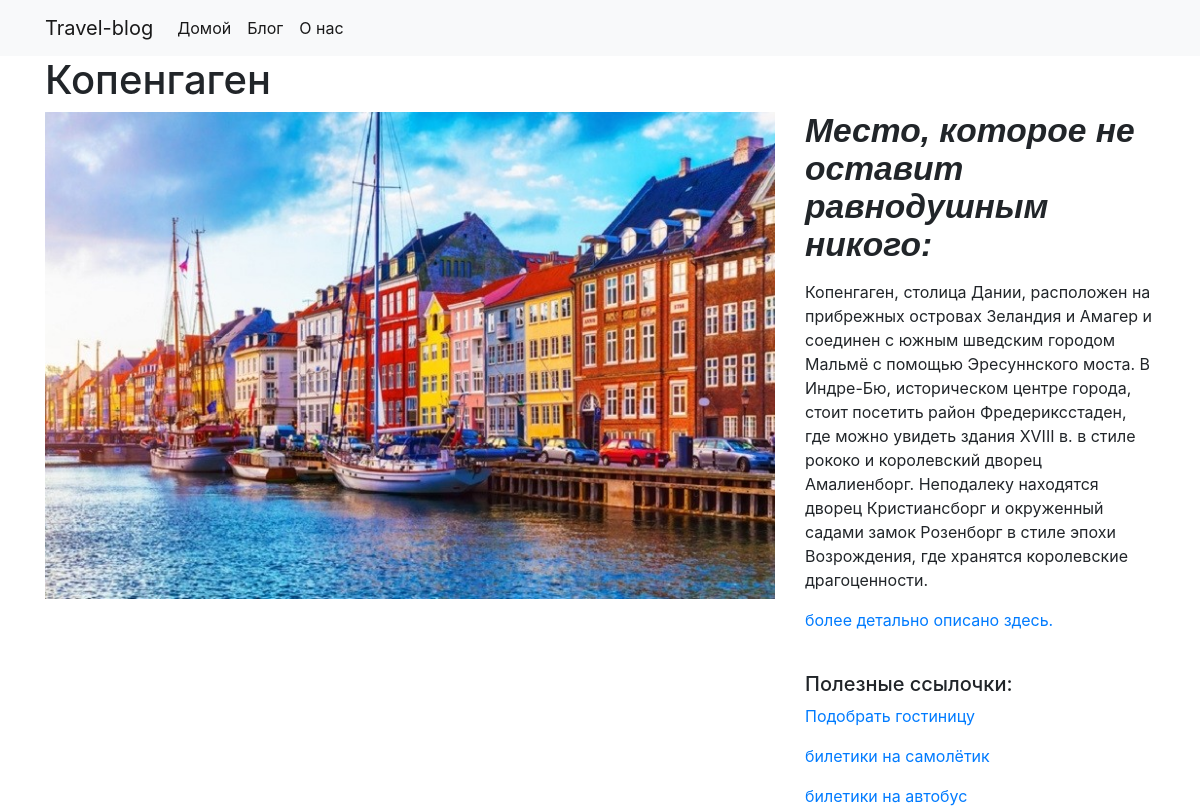
The page /cities/3/ on the database its author committed.
### projects/models.py (models this page shows)
class City(models.Model):
    city = models.CharField(max_length=100)
    destination = models.CharField(max_length=2000)
    link = models.CharField(max_length=2000)
    linkavia = models.CharField(max_length=2000)
    linkbus = models.CharField(max_length=2000)
    image = models.FilePathField(path="/ img")

### projects/views.py (the view)
# urls.py: path("<int:pk>/", views.city_detail, name="city_detail"),
def city_detail(request, pk):
    city = City.objects.get(pk=pk)
    context = {"city": city}
    return render(request, "city_detail.html", context)

### projects/templates/city_detail.html (shortened to what this page needs)
{% extends "base.html" %}
{% load static %}
{% block page_content %}
<h1>{{ city.city }}</h1>
<div class="row">
    <div class="col-md-8">
        <img src="{% static city.image %}" alt="" width="100%">
    </div>
    <div class="col-md-4">
        <p style="font: bold italic 210% sans-serif;">Место, которое не оставит равнодушным никого: </p>
        <p>{{ city.destination }}</p>
        <p><a href= "https://ru.wikipedia.org/wiki/Заглавная_страница">более детально описано здесь.</a></p>
        <br>
        <h5>Полезные ссылочки:</h5>
        <a href={{city.link}}>Подобрать гостиницу</a>
        <a href={{city.linkavia}}>билетики на самолётик</a>
        <a href={{city.linkbus}}>билетики на автобус</a>
    </div>
</div>
{% endblock %}

### rows shown on the page
City: city "Копенгаген", image (picture), destination "Копенгаген, столица Дании, расположен на прибрежных островах Зеландия и Амагер и соединен с южным шведским городом Мальмё с помощью Эресуннского моста. В Индре-Бю, историческом центре города, стоит посетить район Фредериксстаден, где можно увидеть здания XVIII в. в стиле рококо и королевский дворец Амалиенборг. Неподалеку находятся дворец Кристиансборг и окруженный садами замок Розенборг в стиле эпохи Возрождения, где хранятся королевские драгоценности."
